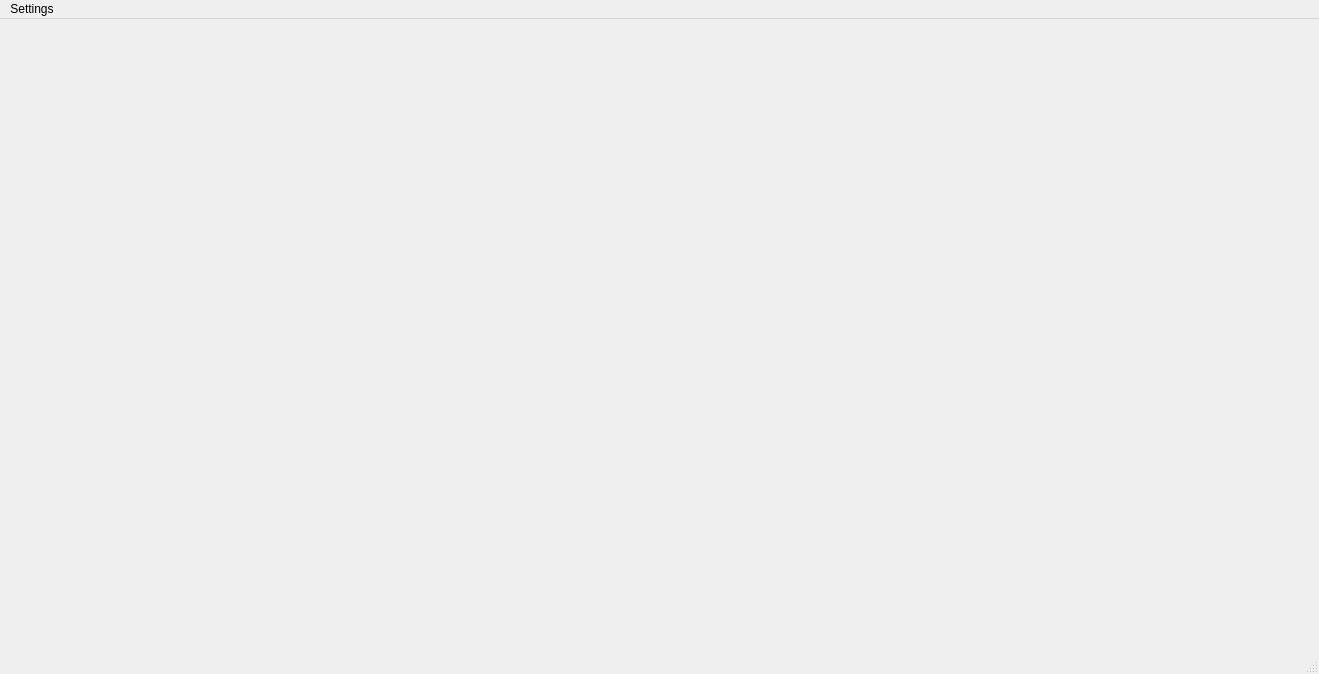
<?xml version="1.0" encoding="UTF-8"?>
<ui version="4.0">
 <class>Settings</class>
 <widget class="QMainWindow" name="Settings">
  <property name="geometry">
   <rect>
    <x>0</x>
    <y>0</y>
    <width>1319</width>
    <height>674</height>
   </rect>
  </property>
  <property name="windowTitle">
   <string>Settings</string>
  </property>
  <widget class="QWidget" name="centralWidget"/>
  <widget class="QMenuBar" name="menuBar">
   <property name="geometry">
    <rect>
     <x>0</x>
     <y>0</y>
     <width>1319</width>
     <height>26</height>
    </rect>
   </property>
   <widget class="QMenu" name="menuSettings">
    <property name="title">
     <string>Settings</string>
    </property>
   </widget>
   <addaction name="menuSettings"/>
  </widget>
  <widget class="QStatusBar" name="statusBar"/>
 </widget>
 <layoutdefault spacing="6" margin="11"/>
 <resources/>
 <connections/>
</ui>
